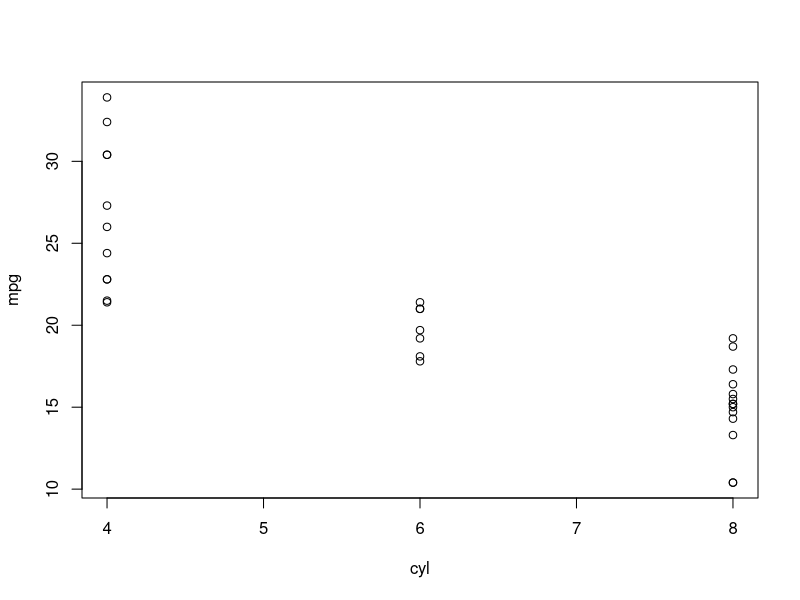

Generate this figure with R:
## ---- chunk 1
data(mtcars)
## ---- chunk 2
plot(mpg ~ cyl, data = mtcars)
